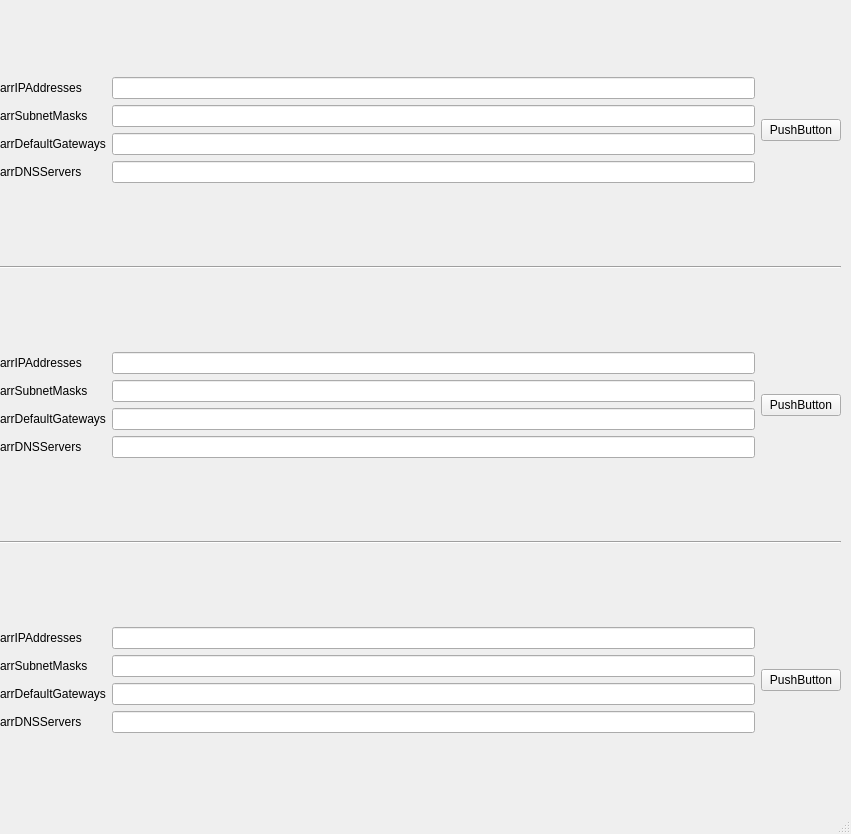
<?xml version="1.0" encoding="UTF-8"?>
<ui version="4.0">
 <class>MainWindow</class>
 <widget class="QMainWindow" name="MainWindow">
  <property name="geometry">
   <rect>
    <x>0</x>
    <y>0</y>
    <width>851</width>
    <height>834</height>
   </rect>
  </property>
  <property name="windowTitle">
   <string>MainWindow</string>
  </property>
  <widget class="QWidget" name="centralwidget">
   <widget class="QWidget" name="layoutWidget">
    <property name="geometry">
     <rect>
      <x>0</x>
      <y>0</y>
      <width>841</width>
      <height>811</height>
     </rect>
    </property>
    <layout class="QVBoxLayout" name="verticalLayout_10">
     <item>
      <layout class="QHBoxLayout" name="horizontalLayout_4">
       <item>
        <layout class="QHBoxLayout" name="horizontalLayout">
         <item>
          <layout class="QVBoxLayout" name="verticalLayout">
           <item>
            <widget class="QLabel" name="label">
             <property name="text">
              <string>arrIPAddresses </string>
             </property>
            </widget>
           </item>
           <item>
            <widget class="QLabel" name="label_2">
             <property name="text">
              <string>arrSubnetMasks</string>
             </property>
            </widget>
           </item>
           <item>
            <widget class="QLabel" name="label_3">
             <property name="text">
              <string>arrDefaultGateways</string>
             </property>
            </widget>
           </item>
           <item>
            <widget class="QLabel" name="label_4">
             <property name="text">
              <string>arrDNSServers</string>
             </property>
            </widget>
           </item>
          </layout>
         </item>
         <item>
          <layout class="QVBoxLayout" name="verticalLayout_3">
           <item>
            <layout class="QVBoxLayout" name="verticalLayout_2">
             <item>
              <widget class="QLineEdit" name="IPAdress_1"/>
             </item>
             <item>
              <widget class="QLineEdit" name="arrSubnetMasks_1"/>
             </item>
             <item>
              <widget class="QLineEdit" name="arrDefaultGateways_1"/>
             </item>
             <item>
              <widget class="QLineEdit" name="arrDNSServers_1"/>
             </item>
            </layout>
           </item>
          </layout>
         </item>
        </layout>
       </item>
       <item>
        <widget class="QPushButton" name="pushButton">
         <property name="text">
          <string>PushButton</string>
         </property>
        </widget>
       </item>
      </layout>
     </item>
     <item>
      <widget class="Line" name="line">
       <property name="orientation">
        <enum>Qt::Horizontal</enum>
       </property>
      </widget>
     </item>
     <item>
      <layout class="QHBoxLayout" name="horizontalLayout_5">
       <item>
        <layout class="QHBoxLayout" name="horizontalLayout_2">
         <item>
          <layout class="QVBoxLayout" name="verticalLayout_4">
           <item>
            <widget class="QLabel" name="label_5">
             <property name="text">
              <string>arrIPAddresses </string>
             </property>
            </widget>
           </item>
           <item>
            <widget class="QLabel" name="label_6">
             <property name="text">
              <string>arrSubnetMasks</string>
             </property>
            </widget>
           </item>
           <item>
            <widget class="QLabel" name="label_7">
             <property name="text">
              <string>arrDefaultGateways</string>
             </property>
            </widget>
           </item>
           <item>
            <widget class="QLabel" name="label_8">
             <property name="text">
              <string>arrDNSServers</string>
             </property>
            </widget>
           </item>
          </layout>
         </item>
         <item>
          <layout class="QVBoxLayout" name="verticalLayout_5">
           <item>
            <layout class="QVBoxLayout" name="verticalLayout_6">
             <item>
              <widget class="QLineEdit" name="IPAdress_2"/>
             </item>
             <item>
              <widget class="QLineEdit" name="arrSubnetMasks_2"/>
             </item>
             <item>
              <widget class="QLineEdit" name="arrDefaultGateways_2"/>
             </item>
             <item>
              <widget class="QLineEdit" name="arrDNSServers_2"/>
             </item>
            </layout>
           </item>
          </layout>
         </item>
        </layout>
       </item>
       <item>
        <widget class="QPushButton" name="pushButton_2">
         <property name="text">
          <string>PushButton</string>
         </property>
        </widget>
       </item>
      </layout>
     </item>
     <item>
      <widget class="Line" name="line_2">
       <property name="orientation">
        <enum>Qt::Horizontal</enum>
       </property>
      </widget>
     </item>
     <item>
      <layout class="QHBoxLayout" name="horizontalLayout_6">
       <item>
        <layout class="QHBoxLayout" name="horizontalLayout_3">
         <item>
          <layout class="QVBoxLayout" name="verticalLayout_7">
           <item>
            <widget class="QLabel" name="label_9">
             <property name="text">
              <string>arrIPAddresses </string>
             </property>
            </widget>
           </item>
           <item>
            <widget class="QLabel" name="label_10">
             <property name="text">
              <string>arrSubnetMasks</string>
             </property>
            </widget>
           </item>
           <item>
            <widget class="QLabel" name="label_11">
             <property name="text">
              <string>arrDefaultGateways</string>
             </property>
            </widget>
           </item>
           <item>
            <widget class="QLabel" name="label_12">
             <property name="text">
              <string>arrDNSServers</string>
             </property>
            </widget>
           </item>
          </layout>
         </item>
         <item>
          <layout class="QVBoxLayout" name="verticalLayout_8">
           <item>
            <layout class="QVBoxLayout" name="verticalLayout_9">
             <item>
              <widget class="QLineEdit" name="IPAdress_3"/>
             </item>
             <item>
              <widget class="QLineEdit" name="arrSubnetMasks_3"/>
             </item>
             <item>
              <widget class="QLineEdit" name="arrDefaultGateways_3"/>
             </item>
             <item>
              <widget class="QLineEdit" name="arrDNSServers_3"/>
             </item>
            </layout>
           </item>
          </layout>
         </item>
        </layout>
       </item>
       <item>
        <widget class="QPushButton" name="pushButton_3">
         <property name="text">
          <string>PushButton</string>
         </property>
        </widget>
       </item>
      </layout>
     </item>
    </layout>
   </widget>
  </widget>
  <widget class="QStatusBar" name="statusbar"/>
 </widget>
 <resources/>
 <connections>
  <connection>
   <sender>pushButton</sender>
   <signal>clicked()</signal>
   <receiver>MainWindow</receiver>
   <slot>ccav_text()</slot>
   <hints>
    <hint type="sourcelabel">
     <x>800</x>
     <y>139</y>
    </hint>
    <hint type="destinationlabel">
     <x>811</x>
     <y>174</y>
    </hint>
   </hints>
  </connection>
 </connections>
 <slots>
  <signal>signal1()</signal>
  <slot>slot1()</slot>
  <slot>ccav_text()</slot>
 </slots>
</ui>
